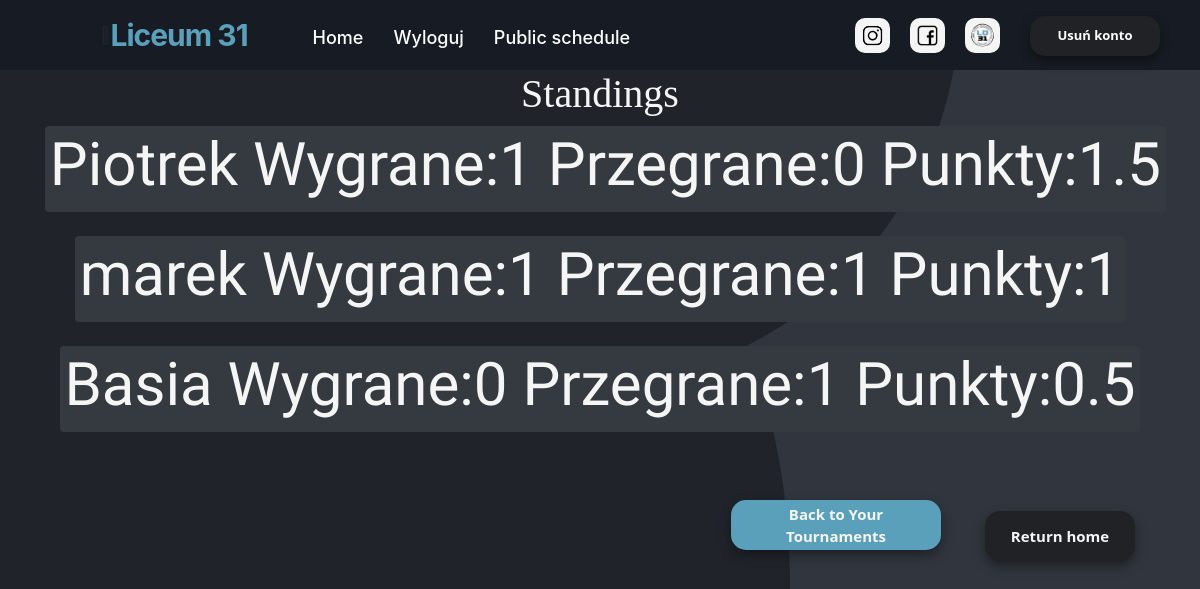
Screenshot of /standings (signed in) with the database file from the repository.
### website/models.py (models this page shows)
class Standing(db.Model):
    id = db.Column(db.Integer,primary_key=True)
    tournament_id = db.Column(db.Integer,db.ForeignKey('tournament.id'))
    player_id = db.Column(db.Integer,db.ForeignKey('player.id'))
    player = db.relationship('Player', foreign_keys=[player_id])
    points = db.Column(db.Integer)
    wins = db.Column(db.Integer)
    loses = db.Column(db.Integer)
    draws = db.Column(db.Integer)

class Player(db.Model):
    id = db.Column(db.Integer,primary_key=True)
    tournament_id = db.Column(db.Integer,db.ForeignKey('tournament.id'))
    name = db.Column(db.String(100000))
    standing = db.relationship('Standing')

### website/views.py (the view)
@views.route('/standings')
@login_required
def show_standings():
    tournament = Tournament.query.filter_by(id=current_user.actual_tournament_id).first()
    if not tournament.standings:
        prepareStandings(tournament)
    standings = db.session.query(Standing).order_by(Standing.points.desc())
    return render_template("standing.html",user=current_user,standings=standings)

### website/__init__.py (called while the page is built)
def create_app():
    app = Flask(__name__)
    app.config['SECRET_KEY'] = 'kjabwdlajbal'
    app.config['SQLALCHEMY_DATABASE_URI'] = f'sqlite:///{DB_NAME}'
    db.init_app(app)  # inicjowanie bazy danych dla aplikacji
    from .views import views
    from .auth import auth
    app.register_blueprint(views, url_prefix='/')
    app.register_blueprint(auth, url_prefix='/')
    from .models import User,Player
    create_datebase(app)
    login_manager = LoginManager()
    login_manager.login_view = 'auth.login'
    login_manager.init_app(app)
    @login_manager.user_loader
    def load_user(id):
        return User.query.get(int(id))
    return app

### website/templates/standing.html
{% extends "base.html" %} {% block title %}Public Schedule{% endblock %} {% block
    content %}
    <h1 align="center">Standings</h1>
    <ol class="list-group list-group-flush" id="pary">
      {% for standing in standings %}
      <div align="center">
        <ol class="badge badge-dark">
            <h3>{{standing.player.name}} Wygrane:{{standing.wins}} Przegrane:{{standing.loses}} Punkty:{{standing.points}}</h3>
        </ol>
      </div>
      <br />
      {% endfor %}
    </ol>
    <br />
    <div align="right">
      <a href="/tournaments">
        <button style="width: 210px; background-color: #5AA0BA;" type="button" class="btn-danger_nav_schedule">Back to Your Tournaments</button>
    </a>
    <a href="/">
        <button type="button" class="btn-danger_nav_schedule">Return home</button>
    </a>
    </div>
    {% endblock %}

### website/static/style.css (style rules this page uses)
body { background-image: url("../static/bgp.png"); scroll-behavior: smooth; overflow: overlay; background-repeat: no-repeat; background-attachment: fixed }
.list-group { display: flex; flex-direction: column; padding-left: 0; margin-bottom: 0; font-weight: 700; }
h3 { color: whitesmoke; font-family: 'Stick No Bills', sans-serif; font-size: 60px; }
a { color: #fff; font-size: 15px; font-weight: 500; text-decoration: none; }
h1 { color: whitesmoke; font-family: 'Gluten', cursive; }
.btn-danger_nav_schedule { background-color: #202225; border: 0; width: 150px; height: 50px; border-radius: 15px; font-family: "Segoe UI", Tahoma, Geneva, Verdana, sans-serif; color: whitesmoke; font-size: 15px; font-weight: bold; outline: none; box-shadow: 0px 5px 12px rgba(0, 0, 0, 0.4); transition: 0.5s; backface-visibility: hidden; margin-top: 5px; margin: 20px; }

### rows the page displays
Standing: player.name "Piotrek", wins "1", loses "0", points "1.5"
Standing: player.name "marek", wins "1", loses "1", points "1"
Standing: player.name "Basia", wins "0", loses "1", points "0.5"
